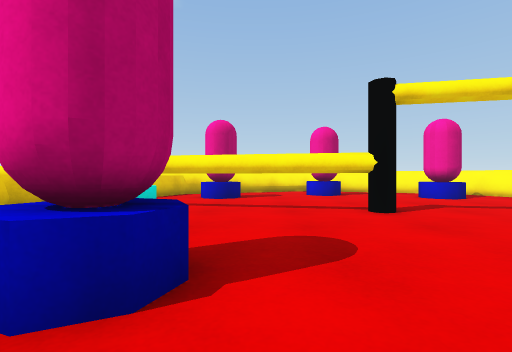
view 1 (above)

13 first-person views from a walk through a scene from a Unity 3-D project. The camera is 0.68 m above the floor, looks level and sees 85° across. The floor is counted in squares, 1 m on a side. Each view is taken from the middle of a square. On the plan, view 1 faces up. The plan holds only what a view shows up to about 9 squares ahead; the rest is blank. The player character is not drawn.

view 2
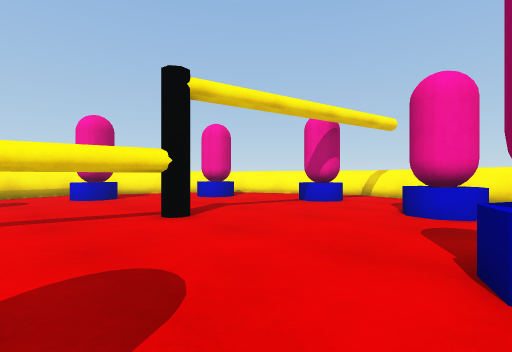

view 3
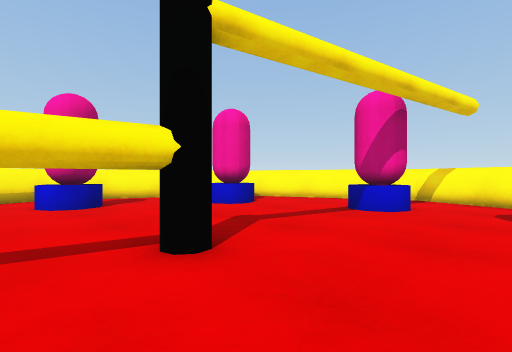

view 4
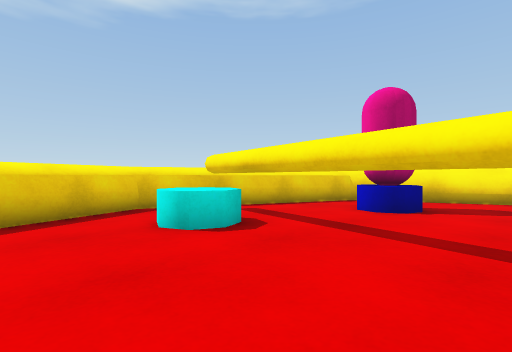

view 5
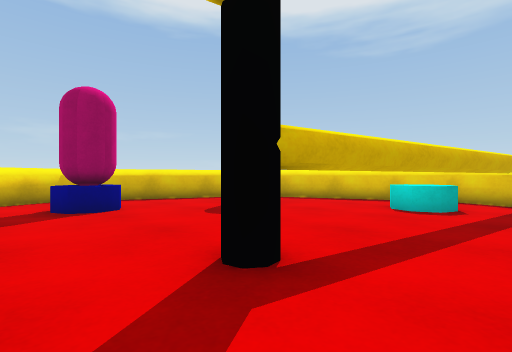

view 6
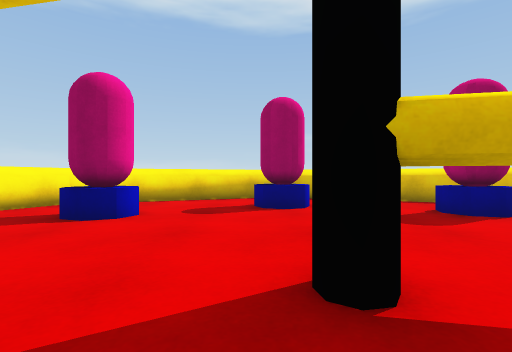

view 7
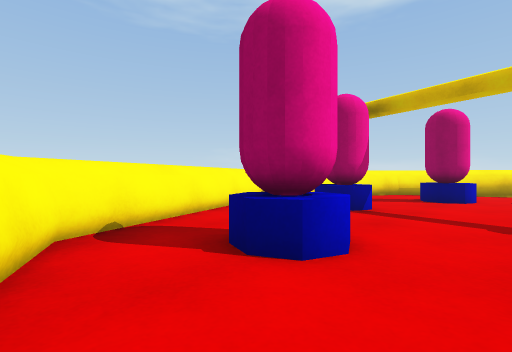

view 8
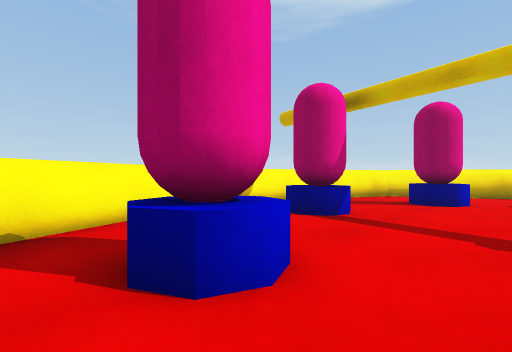

view 9
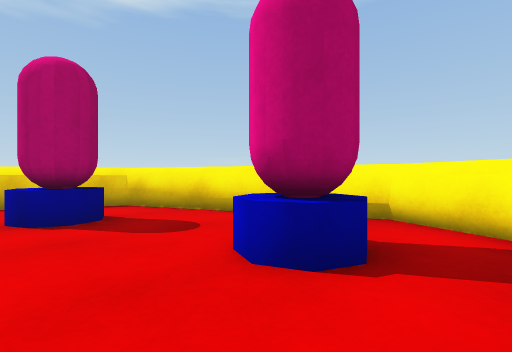

view 10
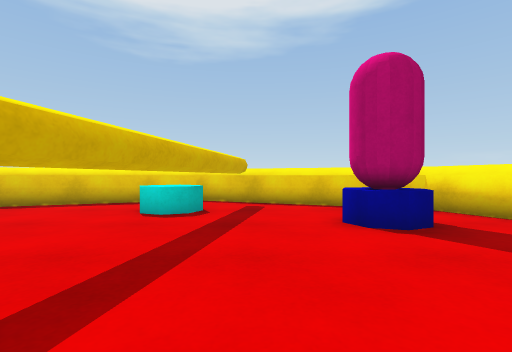

view 11
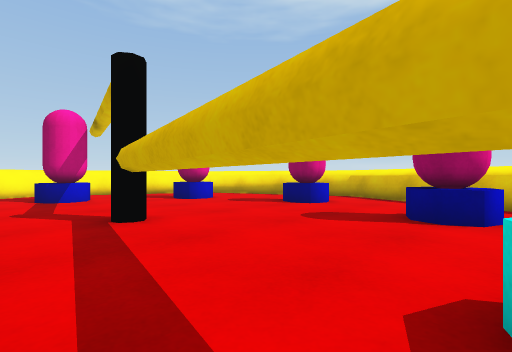

view 12
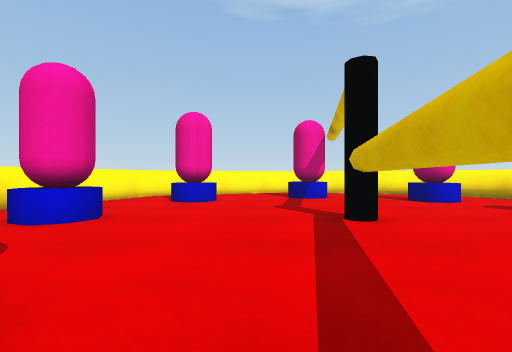

view 13
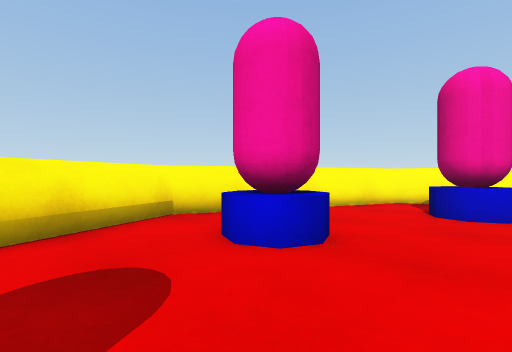

### Floor plan
Key: @ floor where view 1 was taken; # wall or solid block; . floor; = window, fence, low wall or low ledge; ^ raised ledge; C pink capsule; T thing the floor can be seen under or through.
Columns run from 5 left of view 1 to 10 right of it. Each row starts with its distance up from view 1.
 13       ^^^
 12     ^^^==^^^
 11   ^^^..C...^^^
 10   ^....C#....^
  9  ^^.C......C.^^
  8  ^............^
  7 ^^............^
  6 ^#TTTTT.......=^
  5 ^=^^...T....C..^
  4 ^^............^^
  3  ^............^
  2  ^..C......C.^^
  1  ^^....C#....^
  0   ^^.@......^^
 -1    ^^^=..^^^
 -2       ^^^^

Where each view was taken, in squares from view 1:
view 1: 0 up, 0 right, facing up
view 2: 1 up, 0 right, facing up-right
view 3: 3 up, 1 right, facing up-right
view 4: 3 up, 1 right, facing up-left
view 5: 7 up, 4 right, facing down-left
view 6: 7 up, 3 right, facing down
view 7: 11 up, 4 right, facing down-right
view 8: 10 up, 4 right, facing down-right
view 9: 8 up, 4 right, facing up-left
view 10: 7 up, 3 right, facing left
view 11: 7 up, 2 left, facing down-right
view 12: 7 up, 2 left, facing right
view 13: 8 up, 0 right, facing up-right
